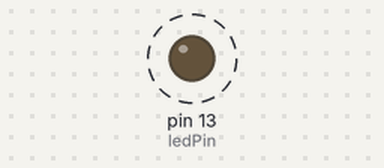
Bench run of a sketch on a simulated Arduino Uno, built with avr-gcc and run on an emulated ATmega328P. Shown: output pins drawn as LEDs (lit = HIGH). Dashed ring = blinking.

Above: at 0.5 s.
Timing chart, 0 to 4.6 s (numbered marks = the images above):
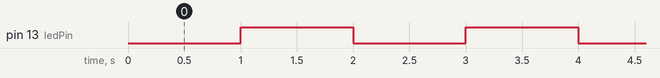

Measured:
- by itself, pin 13 (ledPin): alternates HIGH for 1.0 s and LOW for 1.0 s

The sketch:

ard_timing.ino
```cpp
// Wait a given time, without stoping other functions

// Author: David Coelho
// Last Update: 2016-04-18

// Init Variables

int ledState = LOW; // LED's last

unsigned long previous_ms = 0; // last time LED was updated
unsigned long current_ms = 0; // current time
unsigned long interval_ms = 1000; // interval at which to blink

// Define Pins

int ledPin =  13;

// Program Boot
void setup()
{
  // Set the digital pin mode as output:
  pinMode(ledPin, OUTPUT);
}

// Main Loop
void loop()
{
  // Get current time in ms or us
  current_ms = millis();
  //current_us = micros();

  // Main Function
  if(current_ms - previous_ms >= interval_ms)
  {
    // save the last time the led state was changed
    previous_ms = current_ms;

    // Changes led state
    if (ledState == LOW)
      ledState = HIGH;
    else
      ledState = LOW;

    // set the LED with the new state
    digitalWrite(ledPin, ledState);
  }
}
```
